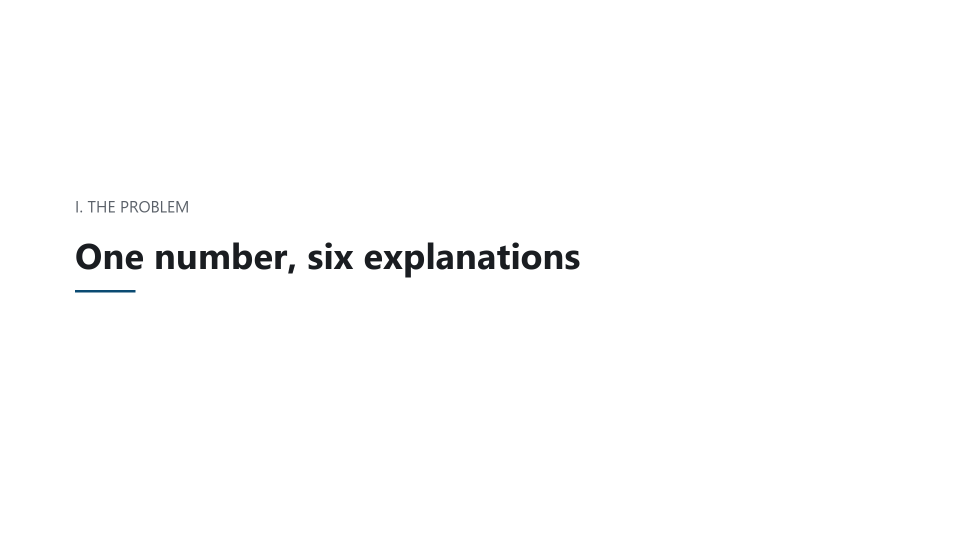
#> input picture docs/demo/cards/00-one-number-six-explanations-title.png, 1920 x 1080 px (shown at 1/2 size); its folder holds only this picture in this run
$ python crop_screenshots.py ../docs/demo/cards/00-one-number-six-explanations-title.png
#> lines starting #> are read from the running program, lines starting #| are printed output that depends on the picture; after the words box and inside, x2 and y2 are one past the last pixel; in counts of white or black regions, pixels touching at a corner belong together
#!/usr/bin/env python
"""Trim a dashboard screenshot down to the dashboard.

    uv run python tools/crop_screenshots.py            # crop docs/screenshots in place
    uv run python tools/crop_screenshots.py --check    # report only, change nothing
    uv run python tools/crop_screenshots.py path/*.png # crop something else

TWO THINGS ARE WRONG WITH A RAW CAPTURE, and both are invisible until somebody opens
the file at full size.

**Three quarters of the frame is nothing.** The screenshots committed on 6 September 2026
are 5120x2340 and the page occupies the top left 2531x1171 of that. The browser painted a
2560x1170 viewport into a canvas twice that size in each direction, so the rest is white.
On a README it renders as a small dashboard adrift in an ocean, because markdown scales
the whole file to the column width and most of the file is empty.

**The Streamlit developer toolbar is in shot.** "Stop", "Deploy" and the hamburger sit in
the top right of every capture. Deploy publishes the app to Streamlit Cloud, which on a
health dashboard is an invitation to put your own medical data on the public internet, and
it has no business appearing in a guide written for the person whose health it is.
`.streamlit/config.toml` sets `toolbarMode = "viewer"` to suppress it, which arrived after
these were taken.

The toolbar is the only thing in the top band of the page, and it hugs the right edge, so
cutting the band above the first full width element removes it and nothing else. That is
safer than painting over it: if a future capture ever has real content up there, the band
will not be blank and this refuses to guess.

IDEMPOTENT. An already cropped file has no margin left to remove and is reported as
"already tight", so this can be re-run after every new capture without damaging anything.
"""

from __future__ import annotations

import sys
from pathlib import Path

import numpy as np
from PIL import Image

REPO_ROOT = Path(__file__).resolve().parents[1]
DEFAULT_DIR = REPO_ROOT / "docs" / "screenshots"

# How far down a toolbar can start before we stop believing it is a toolbar. The captures
# put it at y=18 to y=43; anything lower is page content and must not be cut.
TOOLBAR_MAX_BOTTOM = 80

# A toolbar sits in the right hand end of its band. If something in that band starts
# further left than this fraction of the width, it is content, not chrome.
TOOLBAR_MIN_LEFT_FRACTION = 0.85

# White space to keep above the first real element, so the crop does not look shaved.
TOP_MARGIN_PX = 16

# A browser scrollbar is a thin inked strip pinned to the right edge with a wide blank
# gutter between it and the page. Narrower than this, and separated by more than the
# gutter below, it is chrome and goes. Real page content is hundreds of pixels wide.
SCROLLBAR_MAX_WIDTH_PX = 40
SCROLLBAR_MIN_GUTTER_PX = 24

# How far a pixel must sit from the sidebar's own colour to count as something drawn on
# it. Summed across the three channels, so a label or a highlight box clears it easily
# and the block's own faint gradient does not.
SIDEBAR_INK_DELTA = 30


def _content_mask(image: Image.Image) -> np.ndarray:
    """True wherever a pixel is not pure white.

    The sidebar is light grey rather than white, so it counts as content and the left
    edge of the crop stays at the sidebar's own edge. That is what we want: padding to
    the left of it would read as a misaligned page.
    """
    return (np.asarray(image.convert("RGB")) != 255).any(axis=2)


def _toolbar_band(mask: np.ndarray, sidebar_end: int) -> int:
    """The first row BELOW the developer toolbar, or 0 if there is no toolbar to cut.

    Returns 0 rather than guessing whenever the band does not look like a toolbar: when
    the first thing on the page is full width, when it starts too far down, or when the
    band never ends.
    """
    main = mask[:, sidebar_end + 1 :]
    if not main.any():
        return 0
    rows = main.any(axis=1)

    first = int(np.argmax(rows))
    blank = None
    for y in range(first, min(TOOLBAR_MAX_BOTTOM, len(rows))):
        if not rows[y]:
            blank = y
            break
    if blank is None:
        return 0  # nothing separates the top band from the page. Cut nothing.

    columns = np.where(main[first:blank].any(axis=0))[0]
    if len(columns) == 0:
        return 0
    if columns[0] < main.shape[1] * TOOLBAR_MIN_LEFT_FRACTION:
        return 0  # reaches into the page. This is content, not chrome.

    return blank


def _scrollbar_width(mask: np.ndarray) -> int:
    """Width of the browser scrollbar pinned to the right edge, or 0 if there is none.

    `guide-step-detail.png` is the only capture with one, and it kept the file 96 pixels
    wider than every other screen for the sake of a 12 pixel grey line.
    """
    filled = mask.mean(axis=0)
    x = mask.shape[1] - 1
    strip = 0
    while x >= 0 and filled[x] > 0:
        strip += 1
        x -= 1
    gutter = 0
    while x >= 0 and filled[x] == 0:
        gutter += 1
        x -= 1
    if strip and strip <= SCROLLBAR_MAX_WIDTH_PX and gutter >= SCROLLBAR_MIN_GUTTER_PX:
        return strip + gutter
    return 0


def _first_sidebar_text(rgb: np.ndarray) -> int | None:
    """First row of the sidebar holding anything other than its own background.

    The sidebar is a solid block, so "not white" is true of every row in it and useless
    here. What matters is the first row that differs from the block's own colour: the
    navigation labels, and the highlight box behind whichever page is open.
    """
    if rgb.size == 0:
        return None
    background = np.median(rgb.reshape(-1, 3), axis=0)
    ink = np.abs(rgb.astype(int) - background).sum(axis=2) > SIDEBAR_INK_DELTA
    rows = np.where(ink.any(axis=1))[0]
    return int(rows[0]) if len(rows) else None


def _sidebar_end(mask: np.ndarray) -> int:
    """Last column of the solid left sidebar, or 0 when there is no sidebar."""
    filled = mask.mean(axis=0)
    end = 0
    for x in range(mask.shape[1]):
        if filled[x] > 0.5:
            end = x
        elif end:
            break
    return end


def crop_box(image: Image.Image) -> tuple[int, int, int, int] | None:
    """Where the dashboard actually is, or None when the file is already tight."""
    mask = _content_mask(image)
    if not mask.any():
        return None
    rgb_full = np.asarray(image.convert("RGB"))

    # Discard the unpainted part of the canvas FIRST. Everything after this reasons about
    # the page, not about the frame it was dropped into. Measuring the sidebar against the
    # full frame is what broke the first version of this: the sidebar filled exactly half
    # the frame's height, tied with the "more than half a column" test, and lost.
    rows = np.where(mask.any(axis=1))[0]
    columns = np.where(mask.any(axis=0))[0]
    page_left, page_top = int(columns[0]), int(rows[0])
    page = mask[page_top : int(rows[-1]) + 1, page_left : int(columns[-1]) + 1]
    page_rgb = rgb_full[page_top : int(rows[-1]) + 1, page_left : int(columns[-1]) + 1]

    sidebar = _sidebar_end(page)
    blank_row = _toolbar_band(page, sidebar)

    # Drop the scrollbar BEFORE measuring anything else. It runs the full height of the
    # viewport, lower than the page content does, so leaving it in place lets it set the
    # bottom edge as well as the right one. Doing this in the wrong order made the crop
    # non-idempotent: a second run found more to remove, which means the first run was
    # wrong rather than that the second one was clever.
    below = page[blank_row:]
    scrollbar = _scrollbar_width(below)
    if scrollbar:
        below = below[:, :-scrollbar]

    rows = np.where(below.any(axis=1))[0]
    columns = np.where(below.any(axis=0))[0]
    if len(rows) == 0 or len(columns) == 0:
        return None

    # THE TOP EDGE, which took three attempts to get right.
    #
    # It cannot follow the whole page: the sidebar is solid grey with ink on every row, so
    # the page always answers "content starts immediately" and the crop lands back inside
    # the toolbar band. That left half a "Stop" button on every file.
    #
    # It cannot follow the main column alone either. On the Home screen the sidebar's
    # selected item is highlighted, and its box starts higher than anything in the main
    # column, so cropping to the main column sliced "Home" in half.
    #
    # So: whichever of the two starts first, and never above the toolbar.
    main_rows = np.where(below[:, sidebar + 1 :].any(axis=1))[0]
    first_main = int(main_rows[0]) if len(main_rows) else int(rows[0])
    first_side = _first_sidebar_text(page_rgb[blank_row:, : sidebar + 1])
    first = min(first_main, first_side) if first_side is not None else first_main
    top = page_top + max(blank_row, blank_row + first - TOP_MARGIN_PX)

    box = (
        page_left + int(columns[0]),
        top,
        page_left + int(columns[-1]) + 1,
        page_top + blank_row + int(rows[-1]) + 1,
    )
    return None if box == (0, 0, image.width, image.height) else box


def main(argv: list[str]) -> int:
    check_only = "--check" in argv
    targets = [Path(a) for a in argv if not a.startswith("--")]
    if not targets:
        targets = sorted(DEFAULT_DIR.glob("*.png"))
    if not targets:
        print(f"no PNG files found in {DEFAULT_DIR}")
        return 1

    changed = 0
    for path in targets:
        image = Image.open(path)
#> image is the input picture: PIL image 1920x1080 RGB; mean R, G, B 252.5, 252.6, 252.6
        before_size = path.stat().st_size
        box = crop_box(image)
#> in _content_mask, `return (np.asarray(image.convert("RGB")) != 255).any(axis=2)`:
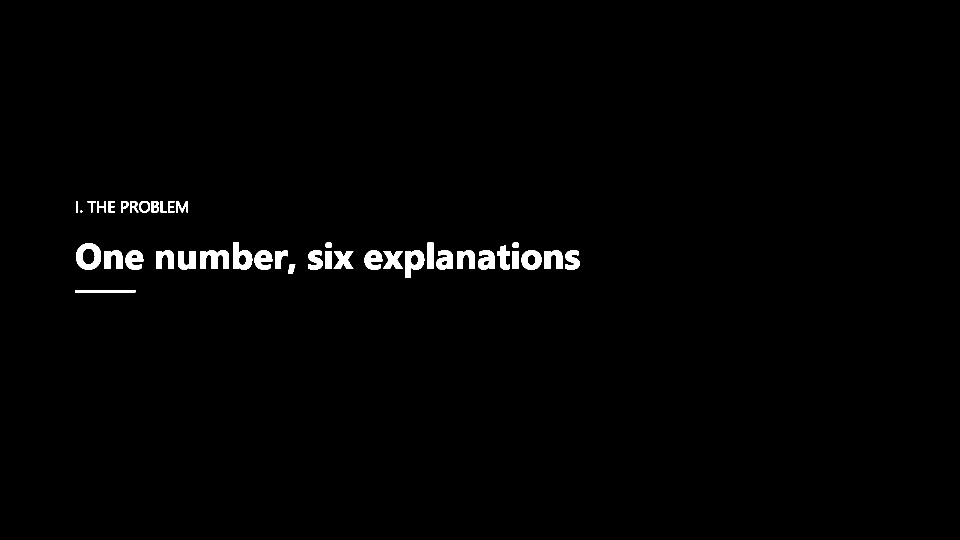
#> returned value: shape (1080, 1920) bool (shown at 1/2 size); 1.2% white; 40 white regions (1 under 20 px), largest, box (x1, y1, x2, y2) and area: (152, 487, 202, 539) 1538, (400, 501, 458, 538) 1492, (466, 485, 505, 539) 1301
#> in crop_box, `rows = np.where(mask.any(axis=1))[0]`: rows = 98 values from 402 to 584
#> in crop_box, `columns = np.where(mask.any(axis=0))[0]`: columns = 863 values from 150 to 1158
#> in crop_box, `page_left, page_top = int(columns[0]), int(rows[0])`: page_left = 150; page_top = 402
#> in crop_box, `page = mask[page_top : int(rows[-1]) + 1, page_left : int(columns[-1])..`:
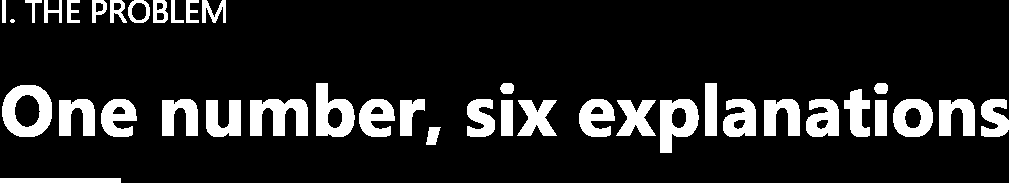
#> page: shape (183, 1009) bool; 13.7% white; 40 white regions (1 under 20 px), largest, box (x1, y1, x2, y2) and area: (2, 85, 52, 137) 1538, (250, 99, 308, 136) 1492, (316, 83, 355, 137) 1301
#> in crop_box, `page_rgb = rgb_full[page_top : int(rows[-1]) + 1, page_left : int(colu..`:
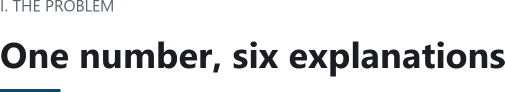
#> page_rgb: shape (183, 1009, 3) (shown at 1/2 size); mean R, G, B 227.3, 227.9, 228.6
#> in _sidebar_end, `filled = mask.mean(axis=0)`: filled = 1009 values, max 0.377 at index 44, min 0 at index 150, mean 0.137
#> in crop_box, `sidebar = _sidebar_end(page)`: sidebar = 0
#> in _toolbar_band, `main = mask[:, sidebar_end + 1 :]`:
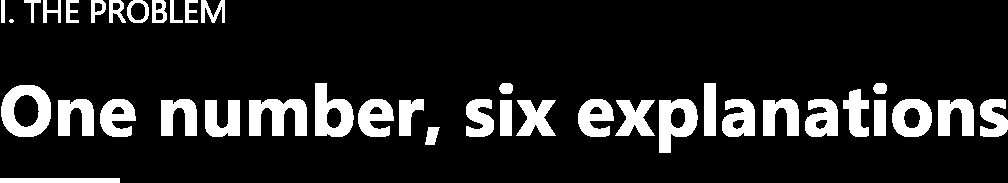
#> main: shape (183, 1008) bool; 13.7% white; 40 white regions (1 under 20 px), largest, box (x1, y1, x2, y2) and area: (1, 85, 51, 137) 1538, (249, 99, 307, 136) 1492, (315, 83, 354, 137) 1301
#> the loop in _toolbar_band, `for y in range(first, min(TOOLBAR_MAX_BOTTOM, len(rows))):` made 24 passes
#> blank on pass 24: 23
#> in _toolbar_band, `columns = np.where(main[first:blank].any(axis=0))[0]`: columns = 176 values from 1 to 224
#> in crop_box, `blank_row = _toolbar_band(page, sidebar)`: blank_row = 0
#> the loop in _scrollbar_width, `while x >= 0 and filled[x] > 0:` made 28 passes
#> x on passes 1 to 8: 1007, 1006, 1005, 1004, 1003, 1002, 1001, 1000
#> after the loop in _scrollbar_width, `while x >= 0 and filled[x] > 0:`: strip = 28; x = 980
#> the loop in _scrollbar_width, `while x >= 0 and filled[x] == 0:` made 6 passes
#> x on passes 1 to 6: 979, 978, 977, 976, 975, 974
#> after the loop in _scrollbar_width, `while x >= 0 and filled[x] == 0:`: gutter = 6; x = 974
#> in crop_box, `scrollbar = _scrollbar_width(below)`: scrollbar = 0
#> in crop_box, `rows = np.where(below.any(axis=1))[0]`: rows = 98 values from 0 to 182
#> in crop_box, `columns = np.where(below.any(axis=0))[0]`: columns = 863 values from 0 to 1008
#> in crop_box, `main_rows = np.where(below[:, sidebar + 1 :].any(axis=1))[0]`: main_rows = 98 values from 0 to 182
#> in crop_box, `first_main = int(main_rows[0]) if len(main_rows) else int(rows[0])`: first_main = 0
#> in _first_sidebar_text, `background = np.median(rgb.reshape(-1, 3), axis=0)`: background = [255, 255, 255]
#> in _first_sidebar_text, `rows = np.where(ink.any(axis=1))[0]`: rows = [178, 179, 180, 181, 182]
#> in crop_box, `first_side = _first_sidebar_text(page_rgb[blank_row:, : sidebar + 1])`: first_side = 178
#> in crop_box, `first = min(first_main, first_side) if first_side is not None else fir..`: first = 0
#> in crop_box, `top = page_top + max(blank_row, blank_row + first - TOP_MARGIN_PX)`: top = 402
#> in crop_box, `box = ( page_left + int(columns[0]), top, page_left + int(columns[-1])..`: box = (150, 402, 1159, 585)
#> box = (150, 402, 1159, 585)
        if box is None:
            print(f"{path.name:24s} {image.width}x{image.height}  already tight")
            continue

        cropped = image.crop(box)
        verb = "would crop" if check_only else "cropped"
        if not check_only:
            cropped.save(path, optimize=True)
        after = path.stat().st_size if not check_only else before_size
        print(
            f"{path.name:24s} {image.width}x{image.height} -> {cropped.width}x{cropped.height}"
            f"  {before_size / 1024:5.0f} KB -> {after / 1024:5.0f} KB  {verb}"
        )
#| 00-one-number-six-explanations-title.png 1920x1080 -> 1009x183     24 KB ->    15 KB  cropped
        changed += 1

    if check_only and changed:
        print(f"\n{changed} file(s) have margin to remove. Re-run without --check.")
        return 1
    return 0


if __name__ == "__main__":
    sys.exit(main(sys.argv[1:]))
#> (the program exits here)

$ run again, on docs/demo/preflight/history-viewport.png
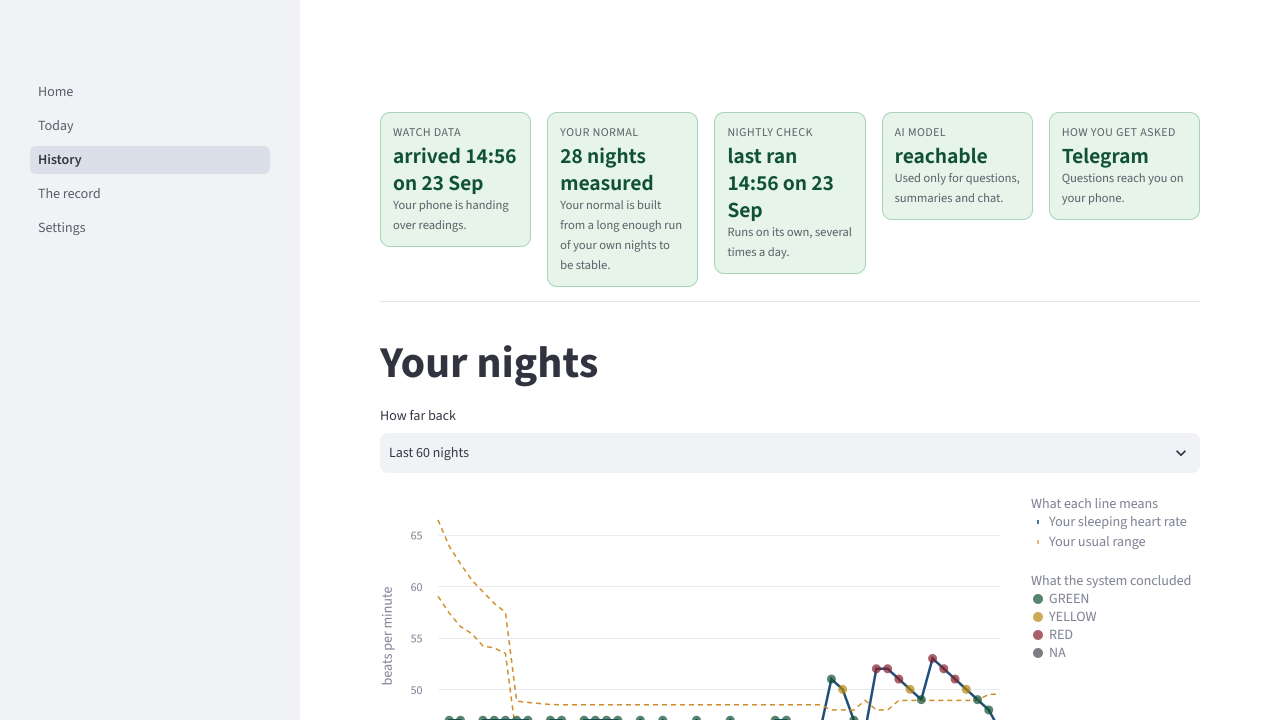
#> input picture docs/demo/preflight/history-viewport.png, 3840 x 2160 px (shown at 1/3 size)
#> in main, image is the input picture: PIL image 3840x2160 RGB; mean R, G, B 244.6, 247, 246.9
#> in _content_mask, `return (np.asarray(image.convert("RGB")) != 255).any(axis=2)`:
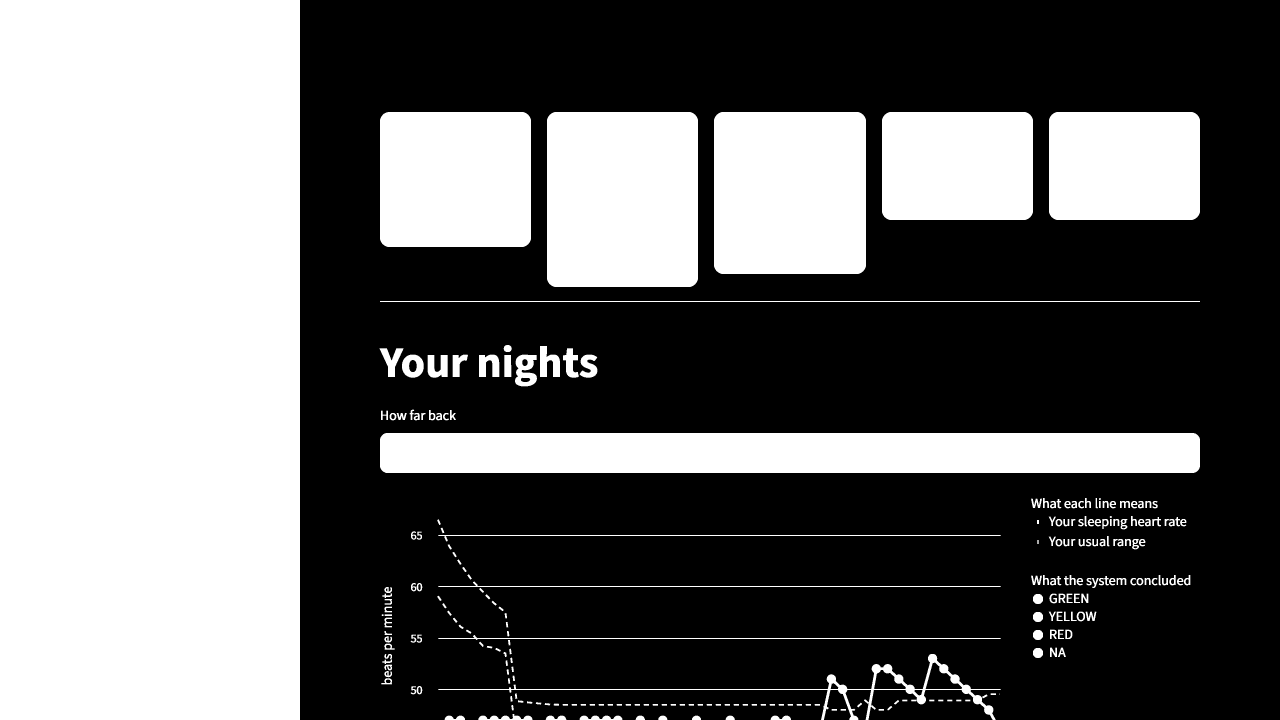
#> returned value: shape (2160, 3840) bool (shown at 1/3 size); 39.6% white; 245 white regions (1 under 20 px), largest, box (x1, y1, x2, y2) and area: (0, 0, 900, 2160) 1944000, (1140, 1299, 3600, 1419) 294765, (1641, 336, 2094, 861) 237138
#> in crop_box, `rows = np.where(mask.any(axis=1))[0]`: rows = 2160 values from 0 to 2159
#> columns = 3362 values from 0 to 3599
#> page_left = 0
#> in _sidebar_end, `filled = mask.mean(axis=0)`: filled = 3600 values, max 1 at index 0, min 0 at index 900, mean 0.423
#> sidebar = 899
#> main: shape (2160, 2700) bool; 23% white; 244 white regions (1 under 20 px), largest, box (x1, y1, x2, y2) and area: (240, 1299, 2700, 1419) 294765, (741, 336, 1194, 861) 237138, (1242, 336, 1698, 822) 220929
#> in _toolbar_band, `first = int(np.argmax(rows))`: first = 336
#> blank_row = 0
#> the loop in _scrollbar_width, `while x >= 0 and filled[x] > 0:` made 2462 passes
#> x on passes 1 to 3: 3598, 3597, 3596
#> after the loop in _scrollbar_width, `while x >= 0 and filled[x] > 0:`: strip = 2462; x = 1137
#> the loop in _scrollbar_width, `while x >= 0 and filled[x] == 0:` made 238 passes
#> x on passes 1 to 3: 1136, 1135, 1134
#> after the loop in _scrollbar_width, `while x >= 0 and filled[x] == 0:`: gutter = 238; x = 899
#> scrollbar = 0
#> main_rows = 1417 values from 336 to 2159
#> first_main = 336
#> background = [240, 242, 246]
#> ink: shape (2160, 900) bool; 3.4% white; 28 white regions, largest, box (x1, y1, x2, y2) and area: (90, 438, 810, 522) 60204, (167, 267, 197, 288) 339, (219, 675, 239, 706) 337
#> in _first_sidebar_text, `rows = np.where(ink.any(axis=1))[0]`: rows = 223 values from 260 to 705
#> first_side = 260
#> top = 244
#> in crop_box, `box = ( page_left + int(columns[0]), top, page_left + int(columns[-1])..`: box = (0, 244, 3600, 2160)
#> in main, `cropped = image.crop(box)`:
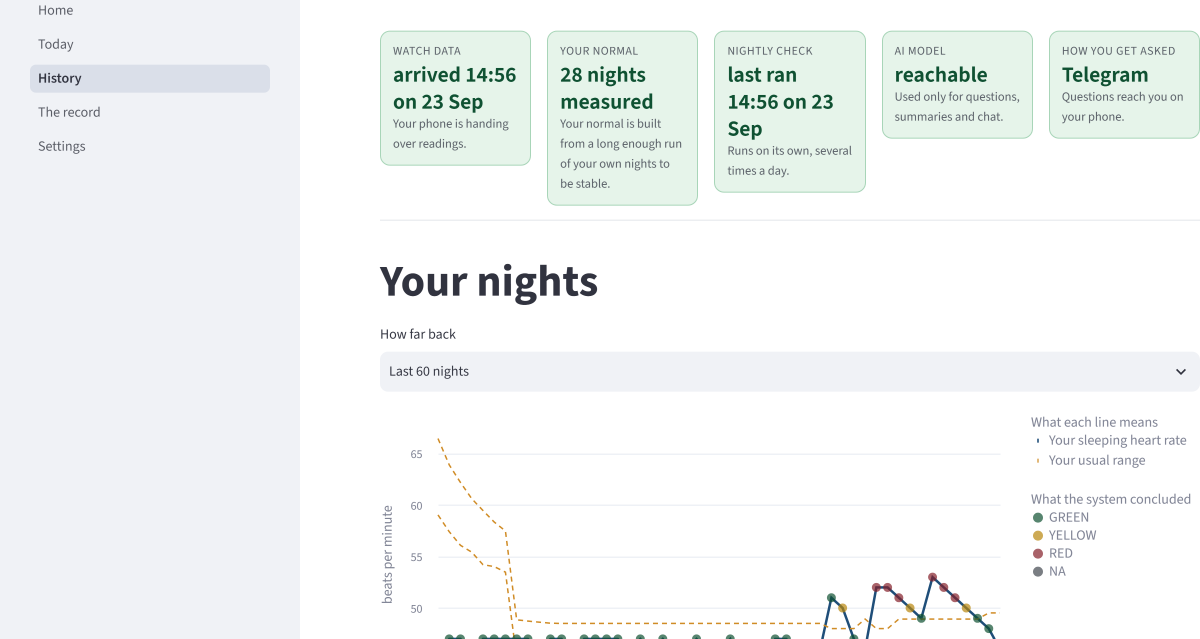
#> cropped: PIL image 3600x1916 RGB (shown at 1/3 size); mean R, G, B 242.9, 245.8, 245.6
#| history-viewport.png     3840x2160 -> 3600x1916    294 KB ->   292 KB  cropped
